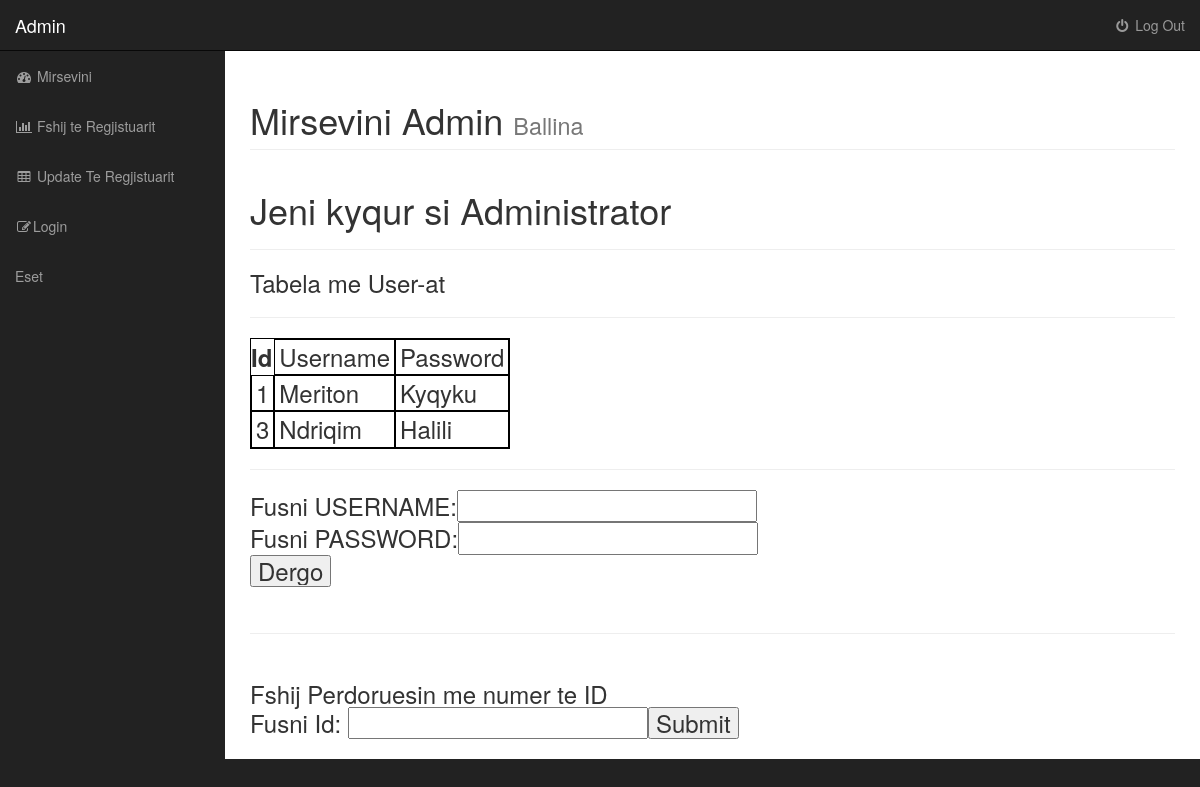
The page /admin/login.php (signed in) on the database its author committed.
### tables this page shows
CREATE TABLE `users` (
  `Uid` int(11) NOT NULL,
  `Username` varchar(30) DEFAULT NULL,
  `Upassword` varchar(30) DEFAULT NULL
);

### admin/login.php (the view, shortened to what this page needs)
<!DOCTYPE html>
<html lang="en">
<head>
    <link href="css/bootstrap.min.css" rel="stylesheet">
    <link href="css/sb-admin.css" rel="stylesheet">
    <link href="font-awesome/css/font-awesome.min.css" rel="stylesheet" type="text/css">
</head>
<body>
    <div id="wrapper">
        <nav class="navbar navbar-inverse navbar-fixed-top" role="navigation">
            <div class="navbar-header">
                <a class="navbar-brand" href="index.php">Admin</a>
            </div>
            <ul class="nav navbar-right top-nav">
                        <li>
                            <a href="SessionClose.php"><i class="fa fa-fw fa-power-off"></i> Log Out</a>
                        </li>
            </ul>
            <div class="collapse navbar-collapse navbar-ex1-collapse">
                <ul class="nav navbar-nav side-nav">
                    <li>
                        <a href="index.php"><i class="fa fa-fw fa-dashboard"></i> Mirsevini</a>
                    </li>
                    <li>
                        <a href="Fshij.php"><i class="fa fa-fw fa-bar-chart-o"></i> Fshij te Regjistuarit</a>
                    </li>
                    <li>
                        <a href="Update.php"><i class="fa fa-fw fa-table"></i> Update Te Regjistuarit</a>
                    </li>
                    <li>
                        <a href="Login.php"><i class="fa fa-fw fa-edit"></i>Login</a>
                    </li>
                    <li>
                      <a href="Eset.php"><i class="fa fa-fw-edit"></i>Eset</a>
                    </li>
                </ul>
            </div>
        </nav>
        <div id="page-wrapper">
            <div class="container-fluid">
                <div class="row">
                    <div class="col-lg-12">
                        <h1 class="page-header">
                            Mirsevini Admin
                            <small>Ballina</small>
                        </h1>
                    </div>
                </div>
                <?php
                    echo '<h1>Jeni kyqur si Administrator </h1>';
                    echo '<hr>';
                    echo "<h3>Tabela me User-at";
                    echo "<hr>";
                    $conn = mysqli_connect(HOST, USERNAME, PASSWORD, DBNAME);
                    $sql = "Select * from users";
                    $result = mysqli_query($conn, $sql);
                    if(mysqli_num_rows($result) > 0) {
                      echo '<table style="border: 1px solid black; border-collapse: separate;">';
                      echo '<th>Id<td style=" border: 1px solid black;padding:4px;">
                      Username</td><td style=" border: 1px solid black;padding:4px;">Password</td></th>';
                        while($row = mysqli_fetch_assoc($result)) {
                            echo '<tr style=" border: 1px solid black;padding:4px;">';
                            echo "<td style=' border: 1px solid black;padding:4px;'>" . $row['Uid'] . "</td>";
                            echo "<td style=' border: 1px solid black;padding:4px;'>" . $row['Username'] . "</td>";
                            echo "<td style=' border: 1px solid black;padding:4px;'>" . $row['Upassword'] . "</td>";
                            echo "</tr>";
                        }
                        echo "</table>";
                    }
                    echo "<hr>";
                    ?>
                    <form  action="login.php" method="post">
                      Fusni USERNAME:<input type="text" name="Useri"><br>
                      Fusni PASSWORD:<input type="text" name="Passi"><br>
                      <input type="submit" name="Dergo" value="Dergo">
                    </form>
                    <?php
                          echo "<br><hr><br>";
                          echo "Fshij Perdoruesin me numer te ID";?>
                          <form method='post'>
                          Fusni Id: <input type='number' size='3' value="Fshij"  name='Fshij'><input type='submit'>
                          </form>
            </div>
        </div>
    </div>
</body>
</html>

### admin/css/sb-admin.css (style rules this page uses)
body { margin-top: 100px; background-color: #222; }
@media (min-width:768px) { body { margin-top: 50px; } }
#wrapper { padding-left: 0; }
#page-wrapper { width: 100%; padding: 0; background-color: #fff; }
@media (min-width:768px) { #wrapper { padding-left: 225px; } }
@media (min-width:768px) { #page-wrapper { padding: 10px; } }
.top-nav { padding: 0 15px; }
.top-nav>li { display: inline-block; float: left; }
.top-nav>li>a { padding-top: 15px; padding-bottom: 15px; line-height: 20px; color: #999; }
@media (min-width:768px) { .side-nav { position: fixed; top: 51px; left: 225px; width: 225px; margin-left: -225px; border: none; border-radius: 0; overflow-y: auto; background-color: #222; } }
@media (min-width:768px) { .side-nav>li>a { width: 225px; } }

### rows shown on the page
users: Uid "1", Username "Meriton", Upassword "Kyqyku"
users: Uid "3", Username "Ndriqim", Upassword "Halili"
